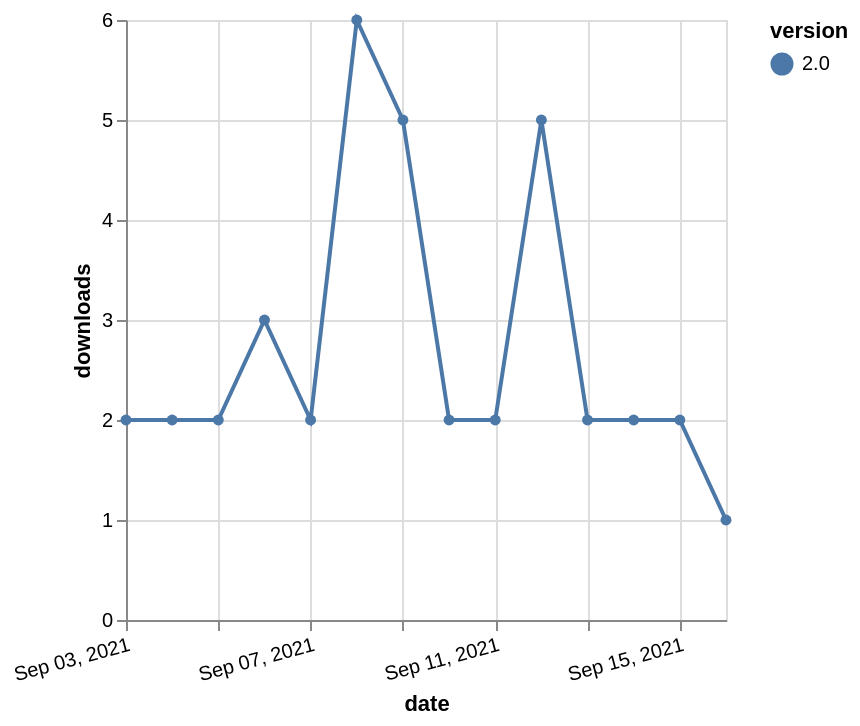

The specification (Vega-Lite) saved for this image:
### Vega-Lite specification from a JSON file in a GitHub repository (floating-point values rounded to 4 significant figures)
{"$schema": "https://vega.github.io/schema/vega-lite/v5.json", "description": "A simple bar chart with embedded data.", "data": {"values": [{"date": "2021-09-03", "total": 2940, "delta": 2, "version": "2.0"}, {"date": "2021-09-04", "total": 2942, "delta": 2, "version": "2.0"}, {"date": "2021-09-05", "total": 2944, "delta": 2, "version": "2.0"}, {"date": "2021-09-06", "total": 2947, "delta": 3, "version": "2.0"}, {"date": "2021-09-07", "total": 2949, "delta": 2, "version": "2.0"}, {"date": "2021-09-08", "total": 2955, "delta": 6, "version": "2.0"}, {"date": "2021-09-09", "total": 2960, "delta": 5, "version": "2.0"}, {"date": "2021-09-10", "total": 2962, "delta": 2, "version": "2.0"}, {"date": "2021-09-11", "total": 2964, "delta": 2, "version": "2.0"}, {"date": "2021-09-12", "total": 2969, "delta": 5, "version": "2.0"}, {"date": "2021-09-13", "total": 2971, "delta": 2, "version": "2.0"}, {"date": "2021-09-14", "total": 2973, "delta": 2, "version": "2.0"}, {"date": "2021-09-15", "total": 2975, "delta": 2, "version": "2.0"}, {"date": "2021-09-16", "total": 2976, "delta": 1, "version": "2.0"}]}, "width": "container", "mark": {"type": "line", "point": {"filled": true}}, "encoding": {"x": {"field": "date", "type": "temporal", "timeUnit": "yearmonthdate", "title": "date", "axis": {"labelAngle": -15}}, "y": {"field": "delta", "type": "quantitative", "title": "downloads"}, "color": {"field": "version", "type": "nominal"}, "tooltip": {"field": "delta"}}}
